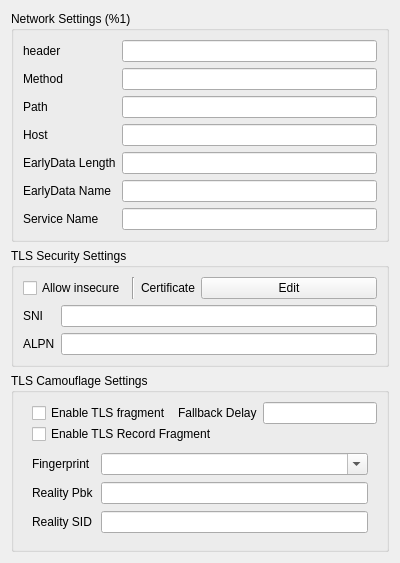
    <widget class="QWidget" name="right_all_w" native="true">
     <property name="sizePolicy">
      <sizepolicy hsizetype="Preferred" vsizetype="Maximum">
       <horstretch>0</horstretch>
       <verstretch>0</verstretch>
      </sizepolicy>
     </property>
     <property name="minimumSize">
      <size>
       <width>400</width>
       <height>0</height>
      </size>
     </property>
     <property name="toolTip">
      <string/>
     </property>
     <layout class="QVBoxLayout" name="right_layout">
      <property name="sizeConstraint">
       <enum>QLayout::SizeConstraint::SetDefaultConstraint</enum>
      </property>
      <item>
       <widget class="QGroupBox" name="network_box">
        <property name="sizePolicy">
         <sizepolicy hsizetype="Preferred" vsizetype="Maximum">
          <horstretch>0</horstretch>
          <verstretch>0</verstretch>
         </sizepolicy>
        </property>
        <property name="title">
         <string>Network Settings (%1)</string>
        </property>
        <layout class="QGridLayout" name="gridLayout">
         <item row="2" column="1">
          <widget class="MyLineEdit" name="path"/>
         </item>
         <item row="4" column="1">
          <widget class="MyLineEdit" name="ws_early_data_length"/>
         </item>
         <item row="2" column="0">
          <widget class="QLabel" name="path_l">
           <property name="toolTip">
            <string notr="true">&lt;html&gt;&lt;head/&gt;&lt;body&gt;&lt;p&gt;http path (ws/http/httpUpgrade)&lt;/p&gt;&lt;p&gt;serviceName (gRPC)&lt;/p&gt;&lt;/body&gt;&lt;/html&gt;</string>
           </property>
           <property name="text">
            <string notr="true">Path</string>
           </property>
          </widget>
         </item>
         <item row="5" column="0">
          <widget class="QLabel" name="ws_early_data_name_l">
           <property name="text">
            <string notr="true">EarlyData Name</string>
           </property>
          </widget>
         </item>
         <item row="0" column="1">
          <widget class="QLineEdit" name="headers"/>
         </item>
         <item row="1" column="1">
          <widget class="QLineEdit" name="method"/>
         </item>
         <item row="0" column="0">
          <widget class="QLabel" name="headers_l">
           <property name="sizePolicy">
            <sizepolicy hsizetype="Maximum" vsizetype="Preferred">
             <horstretch>0</horstretch>
             <verstretch>0</verstretch>
            </sizepolicy>
           </property>
           <property name="toolTip">
            <string notr="true">&lt;html&gt;&lt;head/&gt;&lt;body&gt;&lt;p&gt;Headers in space seperated key value pair:&lt;/p&gt;&lt;p&gt;key1=val1 key2=&amp;quot;multi word val2&amp;quot; &amp;quot;multi word key3&amp;quot;=val3&lt;/p&gt;&lt;/body&gt;&lt;/html&gt;</string>
           </property>
           <property name="whatsThis">
            <string>&lt;html&gt;&lt;head/&gt;&lt;body&gt;&lt;p&gt;&lt;br/&gt;&lt;/p&gt;&lt;/body&gt;&lt;/html&gt;</string>
           </property>
           <property name="text">
            <string notr="true">header</string>
           </property>
          </widget>
         </item>
         <item row="4" column="0">
          <widget class="QLabel" name="ws_early_data_length_l">
           <property name="text">
            <string notr="true">EarlyData Length</string>
           </property>
          </widget>
         </item>
         <item row="3" column="0">
          <widget class="QLabel" name="host_l">
           <property name="toolTip">
            <string notr="true">&lt;html&gt;&lt;head/&gt;&lt;body&gt;&lt;p&gt;http host (ws/http/httpUpgrade)&lt;/p&gt;&lt;/body&gt;&lt;/html&gt;</string>
           </property>
           <property name="text">
            <string notr="true">Host</string>
           </property>
          </widget>
         </item>
         <item row="3" column="1">
          <widget class="MyLineEdit" name="host"/>
         </item>
         <item row="1" column="0">
          <widget class="QLabel" name="method_l">
           <property name="toolTip">
            <string>&lt;html&gt;&lt;head/&gt;&lt;body&gt;&lt;p&gt;Method of http request, will be converted to uppercase&lt;/p&gt;&lt;/body&gt;&lt;/html&gt;</string>
           </property>
           <property name="text">
            <string>Method</string>
           </property>
          </widget>
         </item>
         <item row="8" column="0">
          <widget class="QLabel" name="service_name_l">
           <property name="text">
            <string>Service Name</string>
           </property>
          </widget>
         </item>
         <item row="8" column="1">
          <widget class="MyLineEdit" name="service_name"/>
         </item>
         <item row="5" column="1">
          <widget class="MyLineEdit" name="ws_early_data_name"/>
         </item>
        </layout>
       </widget>
      </item>
      <item>
       <widget class="QGroupBox" name="security_box">
        <property name="sizePolicy">
         <sizepolicy hsizetype="Preferred" vsizetype="Maximum">
          <horstretch>0</horstretch>
          <verstretch>0</verstretch>
         </sizepolicy>
        </property>
        <property name="title">
         <string>TLS Security Settings</string>
        </property>
        <layout class="QVBoxLayout" name="verticalLayout_2">
         <item>
          <layout class="QHBoxLayout" name="horizontalLayout">
           <item>
            <widget class="QCheckBox" name="insecure">
             <property name="sizePolicy">
              <sizepolicy hsizetype="Maximum" vsizetype="Fixed">
               <horstretch>0</horstretch>
               <verstretch>0</verstretch>
              </sizepolicy>
             </property>
             <property name="toolTip">
              <string>When enabled, V2Ray will not check the validity of the TLS certificate provided by the remote host (the security is equivalent to plaintext)</string>
             </property>
             <property name="text">
              <string>Allow insecure</string>
             </property>
            </widget>
           </item>
           <item>
            <widget class="Line" name="line">
             <property name="orientation">
              <enum>Qt::Orientation::Vertical</enum>
             </property>
            </widget>
           </item>
           <item>
            <widget class="QLabel" name="label_6">
             <property name="sizePolicy">
              <sizepolicy hsizetype="Maximum" vsizetype="Preferred">
               <horstretch>0</horstretch>
               <verstretch>0</verstretch>
              </sizepolicy>
             </property>
             <property name="toolTip">
              <string notr="true"/>
             </property>
             <property name="text">
              <string>Certificate</string>
             </property>
            </widget>
           </item>
           <item>
            <widget class="QPushButton" name="certificate_edit">
             <property name="text">
              <string notr="true">Edit</string>
             </property>
            </widget>
           </item>
          </layout>
         </item>
         <item>
          <layout class="QGridLayout" name="_3">
           <item row="1" column="0">
            <widget class="QLabel" name="label_8">
             <property name="toolTip">
              <string>Application layer protocol negotiation, clear text. Please separate them with commas.</string>
             </property>
             <property name="text">
              <string notr="true">ALPN</string>
             </property>
            </widget>
           </item>
           <item row="0" column="1">
            <widget class="MyLineEdit" name="sni"/>
           </item>
           <item row="1" column="1">
            <widget class="MyLineEdit" name="alpn"/>
           </item>
           <item row="0" column="0">
            <widget class="QLabel" name="label_5">
             <property name="toolTip">
              <string>Server name indication, clear text.</string>
             </property>
             <property name="text">
              <string notr="true">SNI</string>
             </property>
            </widget>
           </item>
          </layout>
         </item>
        </layout>
       </widget>
      </item>
      <item>
       <widget class="QGroupBox" name="tls_camouflage_box">
        <property name="sizePolicy">
         <sizepolicy hsizetype="Preferred" vsizetype="Preferred">
          <horstretch>0</horstretch>
          <verstretch>0</verstretch>
         </sizepolicy>
        </property>
        <property name="title">
         <string>TLS Camouflage Settings</string>
        </property>
        <layout class="QVBoxLayout" name="verticalLayout_6">
         <property name="spacing">
          <number>0</number>
         </property>
         <property name="sizeConstraint">
          <enum>QLayout::SizeConstraint::SetMinimumSize</enum>
         </property>
         <property name="bottomMargin">
          <number>7</number>
         </property>
         <item>
          <widget class="QWidget" name="widget_mux" native="true">
           <property name="sizePolicy">
            <sizepolicy hsizetype="Minimum" vsizetype="Minimum">
             <horstretch>0</horstretch>
             <verstretch>0</verstretch>
            </sizepolicy>
           </property>
           <layout class="QVBoxLayout" name="verticalLayout_7">
            <property name="spacing">
             <number>0</number>
            </property>
            <property name="sizeConstraint">
             <enum>QLayout::SizeConstraint::SetMinimumSize</enum>
            </property>
            <property name="topMargin">
             <number>0</number>
            </property>
            <property name="rightMargin">
             <number>0</number>
            </property>
            <property name="bottomMargin">
             <number>0</number>
            </property>
            <item>
             <widget class="QWidget" name="widget_3" native="true">
              <layout class="QHBoxLayout" name="horizontalLayout_6">
               <property name="leftMargin">
                <number>0</number>
               </property>
               <property name="topMargin">
                <number>0</number>
               </property>
               <property name="rightMargin">
                <number>0</number>
               </property>
               <property name="bottomMargin">
                <number>0</number>
               </property>
               <item>
                <widget class="QCheckBox" name="tls_frag">
                 <property name="toolTip">
                  <string>&lt;html&gt;&lt;head/&gt;&lt;body&gt;&lt;p&gt;May degrade performance, try record fragment first&lt;/p&gt;&lt;/body&gt;&lt;/html&gt;</string>
                 </property>
                 <property name="text">
                  <string>Enable TLS fragment</string>
                 </property>
                </widget>
               </item>
               <item>
                <widget class="QLabel" name="label_3">
                 <property name="toolTip">
                  <string>&lt;html&gt;&lt;head/&gt;&lt;body&gt;&lt;p&gt;time format, like 500ms, 10ms etc&lt;/p&gt;&lt;/body&gt;&lt;/html&gt;</string>
                 </property>
                 <property name="text">
                  <string>Fallback Delay</string>
                 </property>
                </widget>
               </item>
               <item>
                <widget class="QLineEdit" name="tls_frag_fall_delay"/>
               </item>
              </layout>
             </widget>
            </item>
            <item>
             <widget class="QCheckBox" name="tls_rec_frag">
              <property name="text">
               <string>Enable TLS Record Fragment</string>
              </property>
             </widget>
            </item>
           </layout>
          </widget>
         </item>
         <item>
          <widget class="QWidget" name="widget_2" native="true">
           <layout class="QFormLayout" name="formLayout">
            <property name="horizontalSpacing">
             <number>7</number>
            </property>
            <property name="verticalSpacing">
             <number>7</number>
            </property>
            <item row="0" column="0">
             <widget class="QLabel" name="label_2">
              <property name="sizePolicy">
               <sizepolicy hsizetype="Maximum" vsizetype="Preferred">
                <horstretch>0</horstretch>
                <verstretch>0</verstretch>
               </sizepolicy>
              </property>
              <property name="text">
               <string notr="true">Fingerprint</string>
              </property>
             </widget>
            </item>
            <item row="0" column="1">
             <widget class="QComboBox" name="utlsFingerprint">
              <property name="editable">
               <bool>true</bool>
              </property>
             </widget>
            </item>
            <item row="1" column="0">
             <widget class="QLabel" name="reality_pbk_l">
              <property name="toolTip">
               <string>Reality public key. If not empty, turn TLS into REALITY.</string>
              </property>
              <property name="text">
               <string notr="true">Reality Pbk</string>
              </property>
             </widget>
            </item>
            <item row="1" column="1">
             <widget class="MyLineEdit" name="reality_pbk"/>
            </item>
            <item row="2" column="0">
             <widget class="QLabel" name="reality_sid_l">
              <property name="toolTip">
               <string>Reality short id. Accept only one value.</string>
              </property>
              <property name="text">
               <string>Reality SID</string>
              </property>
             </widget>
            </item>
            <item row="2" column="1">
             <widget class="QLineEdit" name="reality_sid"/>
            </item>
           </layout>
          </widget>
         </item>
        </layout>
       </widget>
      </item>
     </layout>
    </widget>
